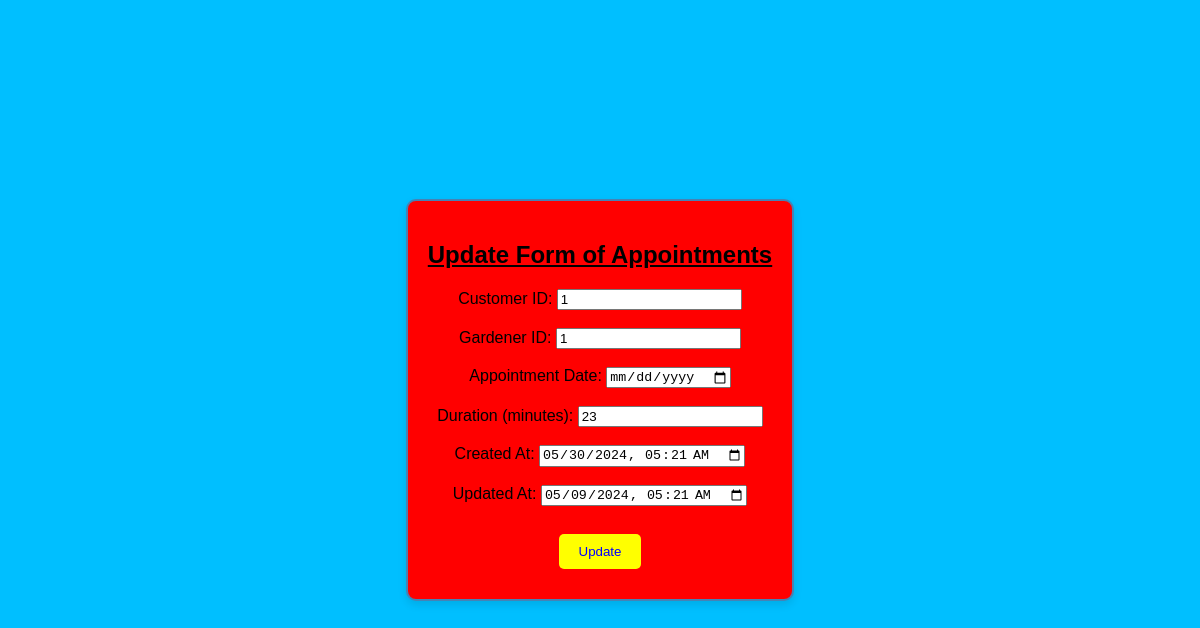
/update_appointments.php?appointment_id=1, run on the app's committed database.
### tables this page shows
CREATE TABLE `appointments` (
  `appointment_id` int(11) NOT NULL,
  `customer_id` int(11) DEFAULT NULL,
  `gardener_id` int(11) DEFAULT NULL,
  `appointment_date` datetime NOT NULL,
  `duration_minutes` int(11) DEFAULT NULL,
  `created_at` timestamp NOT NULL DEFAULT current_timestamp(),
  `updated_at` timestamp NOT NULL DEFAULT current_timestamp() ON UPDATE current_timestamp()
);

### update_appointments.php (the view, shortened to what this page needs)
<?php
include('database_connection.php');
$a_id = $customer_id = $gardener_id = $appointment_date = $duration_minutes = $created_at = $updated_at = '';
if (isset($_REQUEST['appointment_id'])) {
    $a_id = $_REQUEST['appointment_id'];
    $stmt = $connection->prepare("SELECT * FROM appointments WHERE appointment_id=?");
    $stmt->bind_param("i", $a_id);
    $stmt->execute();
    $result = $stmt->get_result();
    if ($result->num_rows > 0) {
        $row = $result->fetch_assoc();
        $customer_id = $row['customer_id'];
        $gardener_id = $row['gardener_id'];
        $appointment_date = $row['appointment_date'];
        $duration_minutes = $row['duration_minutes'];
        $created_at = $row['created_at'];
        $updated_at = $row['updated_at'];
    } else {
        echo "Appointment not found.";
    }
}
?>
<!DOCTYPE html>
<html>
<head>
</head>
<body>
    <div class="container">
        <h2><u>Update Form of Appointments</u></h2>
        <form method="POST" onsubmit="return confirmUpdate();">
            <label for="customer_id">Customer ID:</label>
            <input type="number" name="customer_id" value="<?php echo htmlspecialchars($customer_id); ?>" required>
            <br><br>
            <label for="gardener_id">Gardener ID:</label>
            <input type="number" name="gardener_id" value="<?php echo htmlspecialchars($gardener_id); ?>" required>
            <br><br>
            <label for="appointment_date">Appointment Date:</label>
            <input type="date" name="appointment_date" value="<?php echo htmlspecialchars($appointment_date); ?>" required>
            <br><br>
            <label for="duration_minutes">Duration (minutes):</label>
            <input type="number" name="duration_minutes" value="<?php echo htmlspecialchars($duration_minutes); ?>" required>
            <br><br>
            <label for="created_at">Created At:</label>
            <input type="datetime-local" name="created_at" value="<?php echo isset($created_at) ? date('Y-m-d\TH:i', strtotime($created_at)) : ''; ?>" required>
            <br><br>
            <label for="updated_at">Updated At:</label>
            <input type="datetime-local" name="updated_at" value="<?php echo isset($updated_at) ? date('Y-m-d\TH:i', strtotime($updated_at)) : ''; ?>" required>
            <br><br>
            <input type="submit" name="update" value="Update">
        </form>
    </div>
</body>
</html>

### update_appointments.php (style rules this page uses)
body { background-color: deepskyblue; color: red; font-family: Arial, sans-serif; display: flex; justify-content: center; align-items: center; height: 100vh; margin: 0; }
.container { background-color: red; padding: 20px; border: 2px solid #4682b4; border-radius: 10px; box-shadow: 0 4px 8px rgba(0, 0, 0, 0.1); text-align: center; }
h2 { color: black; }
label { color: black; }
input[type="submit"] { background-color: yellow; color: blue; border: none; padding: 10px 20px; border-radius: 5px; cursor: pointer; margin: 10px; }

### data on the page
appointments: customer_id "1", gardener_id "1", duration_minutes "23", created_at "05/30/2024 05:21", updated_at "05/09/2024 05:21"
